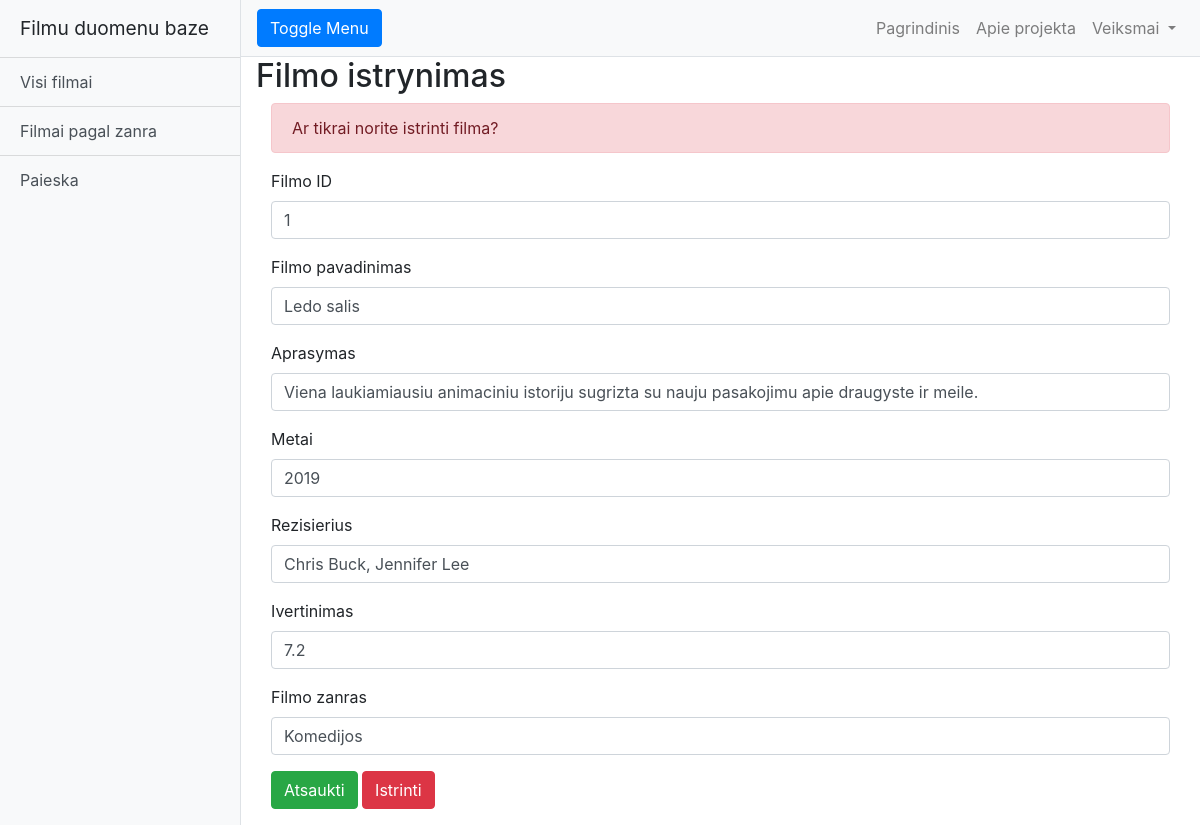
The app's page /?page=filmu-salinimas&id=1, older data.
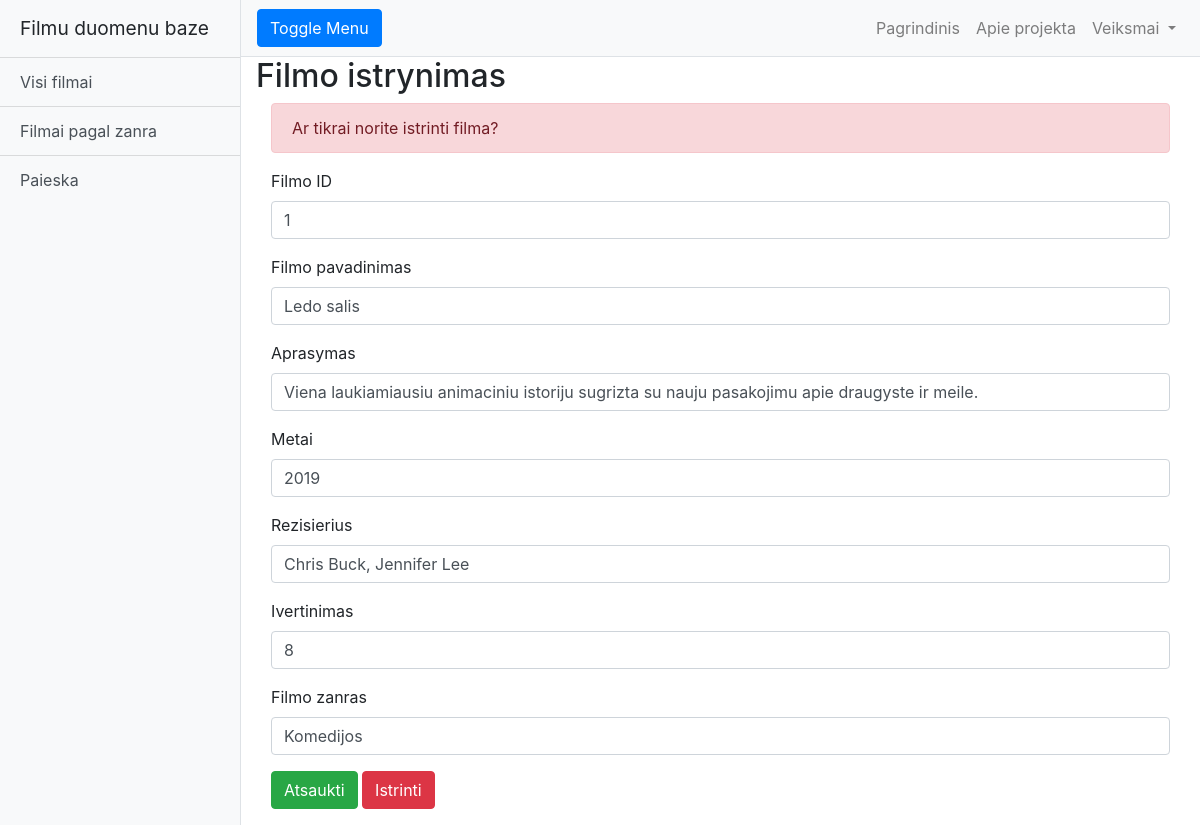
The same page, newer data.
### tables this page shows
CREATE TABLE `lentele_filmai` (
  `id` int(30) NOT NULL,
  `pavadinimas` varchar(45) DEFAULT NULL,
  `aprasymas` varchar(200) DEFAULT NULL,
  `metai` varchar(45) DEFAULT NULL,
  `rezisierius` varchar(45) DEFAULT NULL,
  `imdb` varchar(45) DEFAULT NULL,
  `genre_id` varchar(45) DEFAULT NULL
);

CREATE TABLE `lentele_zanrai` (
  `id` int(30) NOT NULL,
  `pavadinimas` varchar(200) DEFAULT NULL
);

### index.php (called while the page is built, shortened)
<?php
require_once "templates/".activeTemplate."/index.view.php";

### templates/main/pages/delete_film.page.php (the view, shortened to what this page needs)
<h2>Filmo istrynimas</h2>
<?php
$dns= "mysql:host=$host;dbname=$db";
try{
    $conn = new PDO($dns, $username, $password, $options);
    if($conn){
        $kuriTrinam = $_GET['id'];
        $stmt = $conn->query("SELECT lentele_filmai.id, lentele_filmai.pavadinimas, lentele_filmai.aprasymas,
                              lentele_filmai.metai, lentele_filmai.rezisierius, lentele_filmai.imdb, lentele_zanrai.pavadinimas AS zanroPavadinimas
                              FROM lentele_filmai
                              INNER JOIN lentele_zanrai ON lentele_filmai.genre_id=lentele_zanrai.id
                              WHERE lentele_filmai.id = $kuriTrinam");
        $filmas = $stmt->fetch();
    }
} catch (PDOException $e) {
    echo $e->getMessage();
} ?>
<div class="container">
    <form method="post">
        <div class="alert alert-danger" role="alert">Ar tikrai norite istrinti filma?</div>
        <div class="form-group">
            <label for="id">Filmo ID</label>
            <input type="text" class="form-control" id="id" name="id"  value="<?=$filmas['id']; ?>">
        </div>
        <div class="form-group">
            <label for="pavadinimas">Filmo pavadinimas</label>
            <input type="text" class="form-control" id="pavadinimas" name="pavadinimas"  value="<?=$filmas['pavadinimas']; ?>">
        </div>
        <div class="form-group">
            <label for="aprasymas">Aprasymas</label>
            <input type="text" class="form-control" id="aprasymas" name="aprasymas" value="<?=$filmas['aprasymas']; ?>">
        </div>
        <div class="form-group">
            <label for="metai">Metai</label>
            <input type="text" class="form-control" id="metai" name="metai"  value="<?=$filmas['metai']; ?>">
        </div>
        <div class="form-group">
            <label for="rezisierius">Rezisierius</label>
            <input type="text" class="form-control" id="rezisierius" name="rezisierius" value="<?=$filmas['rezisierius']; ?>">
        </div>
        <div class="form-group">
            <label for="ivertinimai">Ivertinimas</label>
            <input type="text" class="form-control" id="imdb" name="imdb" value="<?=$filmas['imdb']; ?>">
        </div>
        <div class="form-group">
            <label for="zanras">Filmo zanras</label>
            <input type="text" class="form-control" id="zanras" name="zanras"  value="<?=$filmas['zanroPavadinimas']; ?>">
        </div>
        <div class="form-group">
            <a href="?page=filmu-valdymas" class="btn btn-success">Atsaukti</a>
            <button type="submit" name="submit" class="btn btn-danger">Istrinti</button>
        </div>
    </form>
</div>

Row changes from the older to the newer data that the page shows:
changed lentele_filmai "Ledo salis": imdb "7.2" → "8"
